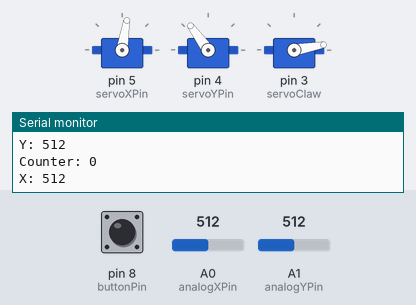
Simulated run of this sketch. Board: Arduino Uno, built with avr-gcc and run on an emulated ATmega328P. Shown: 3 × servo, the last lines printed to the serial monitor. The test bench sets the inputs (shaded band); at power-on: A0 (analogXPin) = 512, A1 (analogYPin) = 512, pin 8 (buttonPin) HIGH.

Above: at 1.2 s.
1.3 s: A0 (analogXPin) set to 306
At 2.9 s:
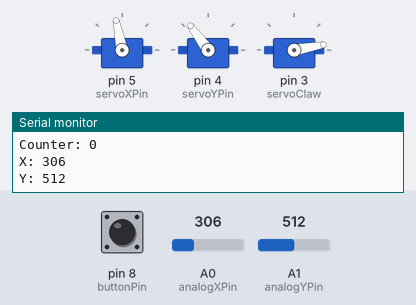
3.2 s: A1 (analogYPin) set to 716
At 3.9 s:
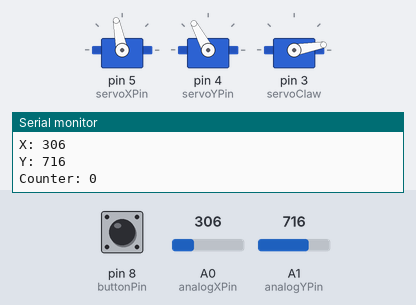
4.9 s: A0 (analogXPin) set to 1023
At 5.9 s:
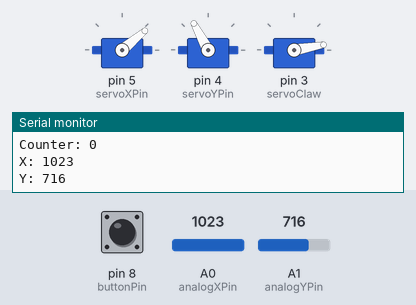
7.1 s: pin 8 (buttonPin) pulled LOW for 1 s
At 7.5 s:
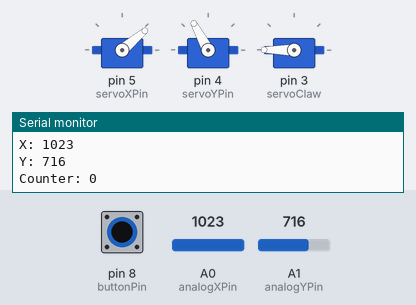
9.6 s: A1 (analogYPin) set to 511
At 10.9 s:
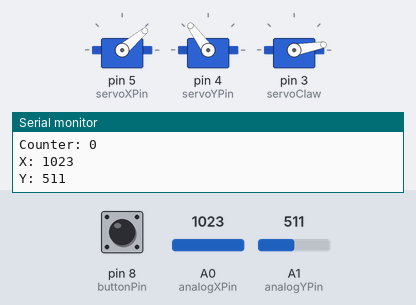
11.3 s: pin 8 (buttonPin) pulled LOW for 3.2 s
At 12.7 s:
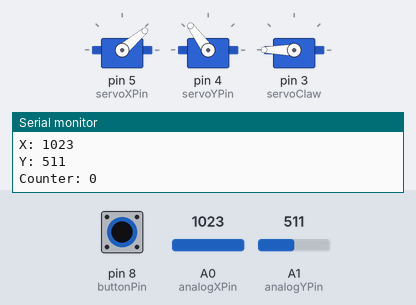
Timing chart, 0 to 16.1 s (numbered marks = the images above; inputs shaded):
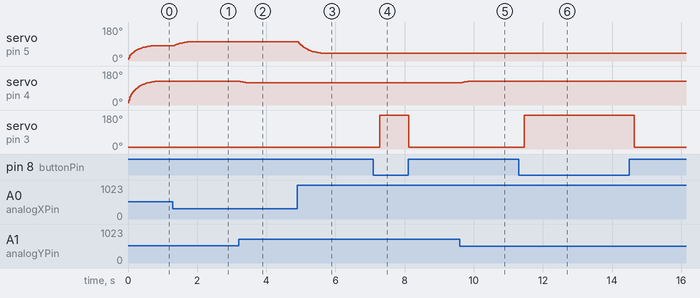

Measured:
- after the input at 1.3 s, servo on pin 5 (servoXPin): moves from 81° to 101° over 0.38 s, starting at once
- after the input at 3.2 s, servo on pin 4 (servoYPin): 126° → 118° at once
- after the input at 4.9 s, servo on pin 5 (servoXPin): moves from 101° to 40° over 0.69 s, starting at once
- after the input at 7.1 s, servo on pin 3 (servoClaw): 10° → 180° after 0.18 s, → 10° 0.85 s later
- after the input at 9.6 s, servo on pin 4 (servoYPin): 118° → 126° at once
- after the input at 11.3 s, servo on pin 3 (servoClaw): 10° → 180° after 0.17 s, → 10° 3.2 s later

The sketch:

arduino_final_project_beanboozled.ino
```cpp
#include <Servo.h>

Servo servoX;  // create servo object to control an X axis servo
Servo servoY; // create servo object to control an Y axis servo
Servo servo; // create servo object to control a claw servo

int servoXPin = 5;  //Digital pin for ServoX
int servoYPin = 4; //Digital pin for ServoY
int servoClaw = 3; //Digital pin for Servo claw
int analogXPin = A0; //Horizontal Read from joystick
int analogYPin = A1; //Vertical Read from joystick
int anXRead = 0; //value from analog pin A0
int anYRead = 0; //value from analog pin A1

int posX = 0;    // variable to store the servo position
int posY = 0;   //storing postion Y
int posClaw = 0; //storing poistion Claw

//Positions for smooting the values
int previousX = 0;
int previousY = 0;

//Button
int buttonPin = 8;
int counter = 0;
void setup() {
  Serial.begin(9600);  // we're gonna use serial comm.

  // "attach" servos
  servoX.attach(servoXPin);  // attaches the servo on pin 11 to the servo object
  servoY.attach(servoYPin);
  servo.attach(servoClaw);

  pinMode(buttonPin, INPUT);
}

void loop() {
  // see if there is available serial data
  anXRead = analogRead(analogXPin);
  anYRead = analogRead(analogYPin);
  int mapAnXRead = map(anXRead, 0, 1023, 140, 40);
  int mapAnYRead = map(anYRead, 0, 1023, 180, 90);

  int smoothX = (mapAnXRead * 0.1) + (previousX * 0.9);
  int smoothY = (mapAnYRead * 0.1) + (previousY * 0.9);
  previousX = smoothX;
  previousY = smoothY;

  //Button
  int buttonState;
  buttonState = digitalRead(buttonPin);
  if(buttonState == LOW){
    counter++;
    delay(150);
  }

  if(counter == 0)
    servo.write (10);  // zero degrees
  if(counter == 1)
    servo.write(180);
  //else reset the counter to 0 which resets thr servo to 0 degrees
  else
   counter = 0;


  //Serail print
  Serial.print("X: ");
  Serial.println(anXRead);
  Serial.print("Y: ");
  Serial.println(anYRead);
  Serial.print("Counter: ");
  Serial.println(counter);

  // "write" for a servo motor just tells it what angle to go to
  servoX.write(smoothX);
  servoY.write(smoothY);
  delay(15);
}
```
